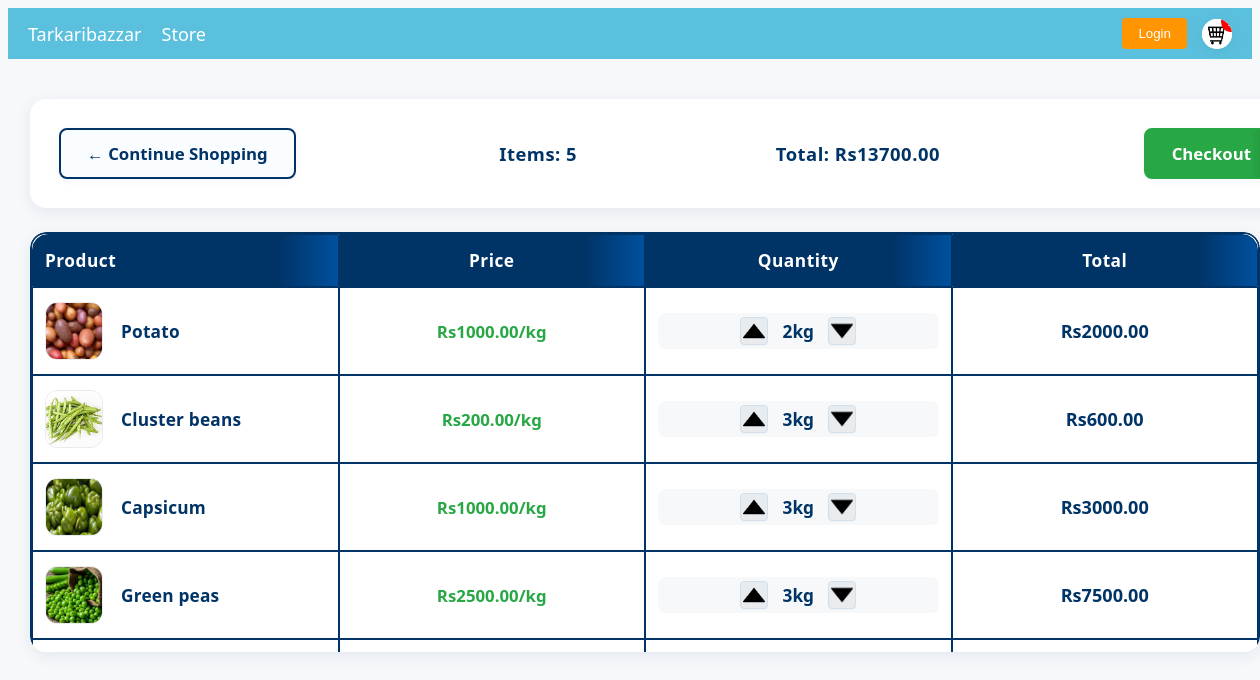
The app's page /cart/ (signed in), older data.
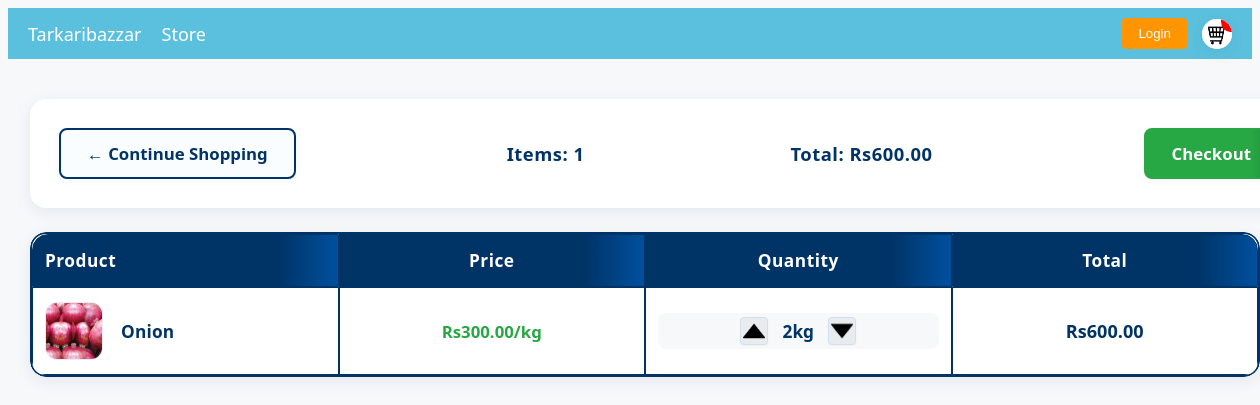
The same page, newer data.
### store/models.py (models this page shows, shortened)
class Order(models.Model):
    customer=models.ForeignKey(Customer,on_delete=models.SET_NULL,blank=True,null=True)
    date_orderd=models.DateTimeField(auto_now_add=True)
    complete=models.BooleanField(default=False,null=True,blank=False)
    transaction_id= models.CharField(max_length=100, null=True)
    @property
    def get_cart_total(self):
        orderitems = self.orderitem_set.all()
        total= sum([item.get_total for item in orderitems])
        return total
    @property
    def get_cart_items(self):
         orderitems = self.orderitem_set.all()
         total = len(orderitems)  # or orderitems.count()
         return total

class OrderItem(models.Model):
    product=models.ForeignKey(Product,on_delete=models.SET_NULL,blank=True,null=True)
    order=models.ForeignKey(Order,on_delete=models.SET_NULL,blank=True,null=True)
    quantity=models.IntegerField(default=0,null=True,blank=True)
    date_added=models.DateTimeField(auto_now_add=True)
    @property
    def get_total(self):
        total= self.product.price *self.quantity
        return total

class Product(models.Model):
    name= models.CharField(max_length=100, null=True)
    price = models.DecimalField(max_digits=10, decimal_places=2, default=0.00)
    digital=models.BooleanField(default=False, null=True, blank=False)
    image=models.ImageField(null=True,blank=True)
    @property
    def imageURL(self):
        try:
            url= self.image.url
        except:
            url=''
        return url

### store/views.py (the view)
# urls.py: path('cart/',views.cart,name="cart"),
def cart(request):
    if request.user.is_authenticated:
        customer = request.user.customer
        order, created = Order.objects.get_or_create(customer=customer,complete=False)
        items=order.orderitem_set.all()
        cartItems = order.get_cart_items
    else:
        items=[]
        order={'get_cart_total':0, 'get_cart_items':0}
        cartItems = order['get_cart_items']
    context={'items':items, 'order':order,'cartItems':cartItems}
    return render(request, 'store/cart.html',context)

### store/templates/store/cart.html (shortened to what this page needs)
{% extends 'store/main.html' %}
{% load static %}
{% block content %}
<div class="row">
    <div class="col-lg-12">
        <div class="box-element">
            <div class="cart-summary">
                <a class="btn btn-outline-dark" href="{% url 'store' %}">&#x2190; Continue Shopping</a>
                <h5>Items: <strong>{{order.get_cart_items}}</strong></h5>
                <h5>Total: <strong>Rs{{order.get_cart_total}}</strong></h5>
                <a class="btn btn-success" href="{% url 'checkout' %}">Checkout</a>
            </div>
        </div>
        <div class="cart-container">
            <div class="cart-items-container">
                <table class="cart-table">
                    <thead>
                        <tr>
                            <th class="product-col">Product</th>
                            <th class="price-col">Price</th>
                            <th class="qty-col">Quantity</th>
                            <th class="total-col">Total</th>
                        </tr>
                    </thead>
                    <tbody>
                        {% if items %}
                            {% for item in items %}
                            <tr class="cart-row">
                                <td class="product-col">
                                    <div class="product-content">
                                        <img class="row-image" src="{{item.product.imageURL}}" alt="{{item.product.name}}">
                                        <span class="product-name">{{item.product.name}}</span>
                                    </div>
                                </td>
                                <td class="price-col">
                                    <span class="price">Rs{{item.product.price}}/kg</span>
                                </td>
                                <td class="qty-col">
                                    <div class="quantity-controls">
                                        <img data-product={{item.product.id}} data-action="add" class="chg-quantity update-cart" src="{% static 'css/images/arrowup.png'%}" alt="Increase" title="Increase quantity">
                                        <span class="quantity-display">{{item.quantity}}kg</span>
                                        <img data-product={{item.product.id}} data-action="remove" class="chg-quantity update-cart" src="{% static 'css/images/arrowdown.png'%}" alt="Decrease" title="Decrease quantity">
                                    </div>
                                </td>
                                <td class="total-col">
                                    <span class="total-price">Rs{{item.get_total}}</span>
                                </td>
                            </tr>
                            {% endfor %}
                        {% else %}
                            <tr><td colspan="4"><div class="empty-cart">Your cart is empty. <a href="{% url 'store' %}">Start shopping!</a></div></td></tr>
                        {% endif %}
                    </tbody>
                </table>
            </div>
        </div>
    </div>
</div>
{% endblock content %}

Row changes from the older to the newer data that the page shows:
removed OrderItem: product.imageURL (picture), product.name "Potato", product.price "1000.00", quantity "2", get_total "2000.00"
removed OrderItem: product.imageURL (picture), product.name "Cluster beans", product.price "200.00", quantity "3", get_total "600.00"
removed OrderItem: product.imageURL (picture), product.name "Capsicum", product.price "1000.00", quantity "3", get_total "3000.00"
removed OrderItem: product.imageURL (picture), product.name "Green peas", product.price "2500.00", quantity "3", get_total "7500.00"
computed for Order: get_cart_items "5" → "1"; get_cart_total "13700.00" → "600.00"
added OrderItem: product.imageURL (picture), product.name "Onion", product.price "300.00", quantity "2", get_total "600.00"
